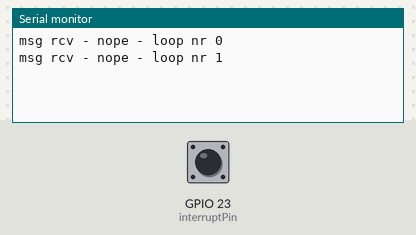
This sketch was run on a simulated ESP32. On the bench: the last lines printed to the serial monitor. The test bench sets the inputs (shaded band); at power-on: GPIO 23 (interruptPin) HIGH.

Above: at 1.2 s.
1.3 s: GPIO 23 (interruptPin) pulled LOW for 0.15 s
At 1.7 s:
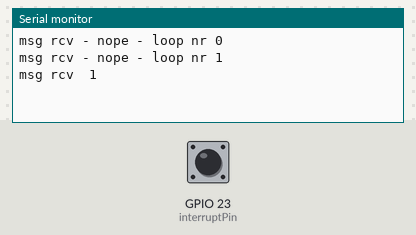
2.9 s: GPIO 23 (interruptPin) pulled LOW for 1 s
At 3.3 s:
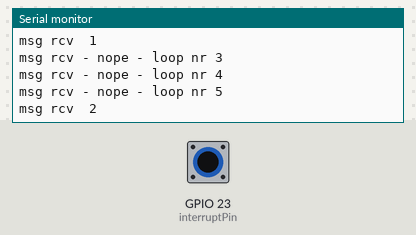
5.4 s: GPIO 23 (interruptPin) pulled LOW for 0.15 s
At 5.8 s:
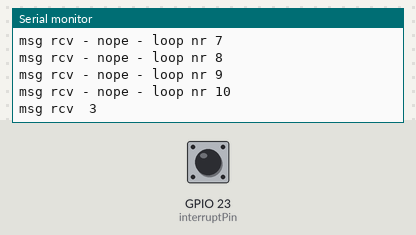
Timing chart, 0 to 8.4 s (numbered marks = the images above; inputs shaded):
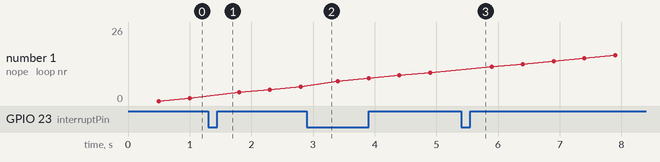

Measured:
- after the input at 1.3 s, the serial monitor: prints a new line at once (image 1)
- after the input at 2.9 s, the serial monitor: prints a new line at once (image 2)
- after the input at 5.4 s, the serial monitor: prints a new line at once (image 3)
- plotted number 1: 1 → 5 after the input at 1.3 s

The sketch:

rt-esp32-isrsendmsg.ino
```cpp
// sync form isr
// inspired by  https://www.dfrobot.com/blog-1045.html

QueueHandle_t msgQ;


void IRAM_ATTR handleInterrupt() {
  static volatile int nrI = 0;
  nrI++;
  xQueueSendFromISR(msgQ,  (void *)&nrI , NULL );
}


void t1( void * parameter )
{
  int iii = 0;
  int res;
  int l = 0;
  for (;;)
  {
    iii = -1;
    if (pdTRUE == xQueueReceive(msgQ, &iii, 500)) {
      res = 0;
    }
    else {
      res = -1;
    }
    if (res == 0) {
      Serial.print("msg rcv  "); Serial.println(iii);
    }
    else {
      Serial.print("msg rcv - nope - loop nr "); Serial.println(l);
    }
    l++;
  }
}

int  interruptPin = 23;

void setup() {
  Serial.begin(115200);

  msgQ = xQueueCreate( 10, sizeof( int ) );

  pinMode(interruptPin, INPUT_PULLUP);
  attachInterrupt(digitalPinToInterrupt(interruptPin), handleInterrupt, FALLING);
  xTaskCreate(t1, "t1", 10000, NULL,  3, NULL);

}

void loop() {
}
```
